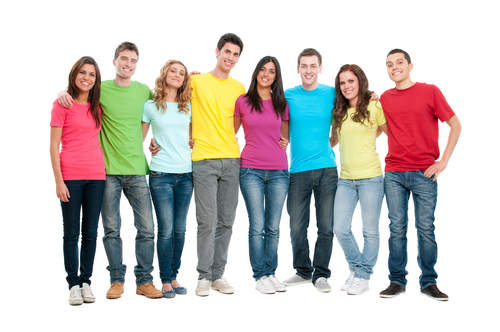
//> input picture 1.jpg, 500 x 332 px
$ ./facedetect 1.jpg   (built with g++ and OpenCV 4)
//> lines starting //> are read from the running program, lines starting //| are printed output that depends on the picture; after the words box and inside, x2 and y2 are one past the last pixel; in counts of white or black regions, pixels touching at a corner belong together
#include <stdio.h>
#include <iostream>
#include <stdlib.h>

#include <opencv2/core.hpp>
#include <opencv2/objdetect.hpp>
#include <opencv2/highgui.hpp>
#include <opencv2/imgproc.hpp>

using namespace std;

const string FACE_CASCADE = "haarcascade_frontalface_default.xml";
const string EYE_CASCADE = "haarcascade_eye.xml";

cv::CascadeClassifier loadClassifier(string filename);
cv::Mat loadImage(string filename);

int main(int argc, char** argv) {
	string input_name;

	// get the arguments
	if( argc == 2 ) {
		input_name = argv[1];
	} else {
		cerr << "Program requires one input file name." << endl;
		exit(0);
	}

	// load the face and eye classifiers
	cv::CascadeClassifier face_cascade = loadClassifier(FACE_CASCADE);
	cv::CascadeClassifier eye_cascade = loadClassifier(EYE_CASCADE);

	// load the input image from file
	cv::Mat img = loadImage(input_name);
//> in loadImage, img is the input picture: 332 rows x 500 cols, CV_8UC3; mean B, G, R 192.9, 195.8, 199.9

	// convert image to grayscale
	cv::Mat img_gray;
	cv::cvtColor(img, img_gray, cv::COLOR_BGR2GRAY);
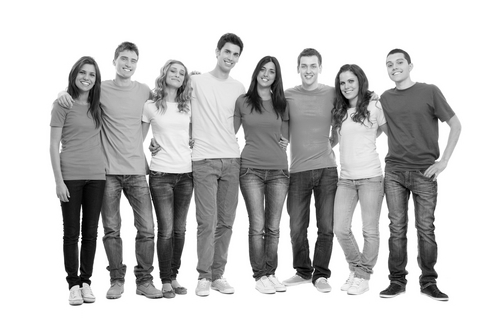
//> img_gray: 332 rows x 500 cols, CV_8UC1; min 0, max 255, mean 196.7
	// cv::imshow("Grayscale Image", img_gray);

	// detect faces in image
	vector<cv::Rect> faces;
	face_cascade.detectMultiScale(img_gray, faces, 1.3, 5);
//> faces = 3 Rects (x, y, width, height): [295, 56, 27, 27], [73, 63, 27, 27], [336, 73, 25, 25]

	cout << "No. of faces detected: " << faces.size() << endl;
//| No. of faces detected: 3

	for(int i = 0 ; i < faces.size() ; i++) {
		// draw rectangles for faces detected
		cv::rectangle(img, cv::Point(faces[i].x, faces[i].y), cv::Point(faces[i].x + faces[i].width, faces[i].y + faces[i].height), cv::Scalar(255, 0, 0), 2);

		// get roi for selected face
		cv::Mat roi = cv::Mat(img, faces[i]);
		cv::Mat roi_gray = cv::Mat(img_gray, faces[i]);

		// detect eyes in roi
		vector<cv::Rect> eyes;
		eye_cascade.detectMultiScale(roi_gray, eyes);

		printf("No. of eyes detected for face %d: %lu\n", i, eyes.size());

		// draw rectangles for eyes detected
		for(int j = 0 ; j < eyes.size() ; j++) {
			cv::rectangle(roi, cv::Point(eyes[j].x, eyes[j].y), cv::Point(eyes[j].x + eyes[j].width, eyes[j].y + eyes[j].height), cv::Scalar(0, 255, 0), 2);
		}
	}
//> this loop made 3 passes
//| No. of eyes detected for face 0: 0
//| No. of eyes detected for face 1: 0
//| No. of eyes detected for face 2: 0
//> pass 1, `cv::Mat roi = cv::Mat(img, faces[i]);`:
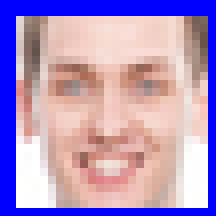
//> roi: 27 rows x 27 cols, CV_8UC3 (shown 8 times larger); mean B, G, R 194.7, 148.2, 175.7
//> pass 1, `cv::Mat roi_gray = cv::Mat(img_gray, faces[i]);`:
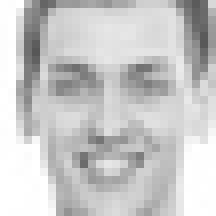
//> roi_gray: 27 rows x 27 cols, CV_8UC1 (shown 8 times larger); min 87, max 255, mean 201
//> pass 2, `cv::Mat roi = cv::Mat(img, faces[i]);`:
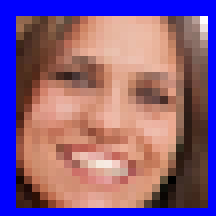
//> roi: 27 rows x 27 cols, CV_8UC3 (shown 8 times larger); mean B, G, R 132.1, 93.5, 134.2
//> pass 2, `cv::Mat roi_gray = cv::Mat(img_gray, faces[i]);`:
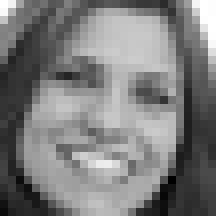
//> roi_gray: 27 rows x 27 cols, CV_8UC1 (shown 8 times larger); min 0, max 255, mean 124.6
//> after the loop:
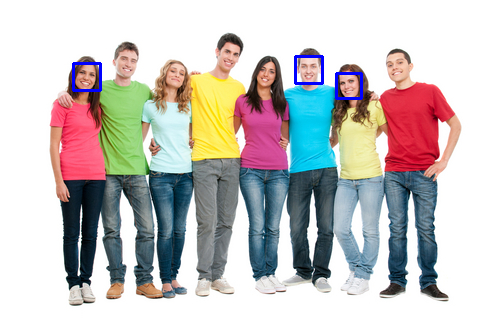
//> img: 332 rows x 500 cols, CV_8UC3; 0.56% of pixels changed, all inside (x1, y1, x2, y2) = (72, 55, 363, 100)

	cv::imshow("Face Detected Image", img);

	// end program
	cv::waitKey(0);
	cout << endl;
	return 0;
}


cv::CascadeClassifier loadClassifier(string filename) {
	cv::CascadeClassifier cascade;

	if( !cascade.load(filename) ) {
		cerr << "Unable to load cascade from file: " << filename << endl;
		exit(0);
	}

	cout << "Cascade loaded from file: " << filename << endl;

	return cascade;
}

cv::Mat loadImage(string filename) {
	cv::Mat img = cv::imread(filename, cv::IMREAD_COLOR);

	if( !img.data ) {
		cerr << "Unable to load image from file: " << filename << endl;
		exit(0);
	}

	cout << "Image loaded from file: " << filename << endl;
	// cv::imshow("Input Image", img);

	return img;
}

$ run again, on 3.jpg
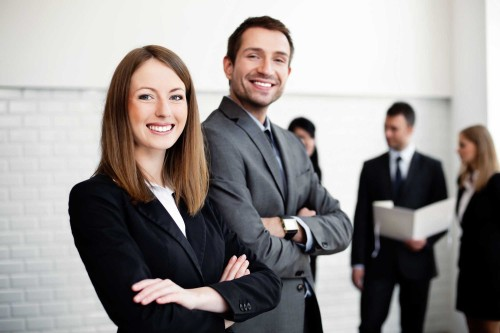
//> input picture 3.jpg, 500 x 333 px
//> in loadImage, img is the input picture: 333 rows x 500 cols, CV_8UC3; mean B, G, R 142.4, 143.5, 148.1
//> faces = 2 Rects (x, y, width, height): [230, 30, 69, 69], [122, 66, 78, 78]
//| No. of faces detected: 2
//> the loop `for(int i = 0 ; i < faces.size() ; i++)` made 2 passes
//| No. of eyes detected for face 0: 2
//| No. of eyes detected for face 1: 2
//> pass 1, `cv::Mat roi_gray = cv::Mat(img_gray, faces[i]);`:
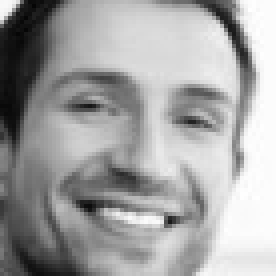
//> roi_gray: 69 rows x 69 cols, CV_8UC1 (shown 4 times larger); min 5, max 255, mean 162.5
//> after the loop `for(int i = 0 ; i < faces.size() ; i++)`:
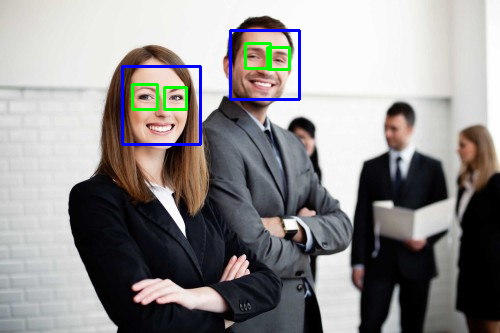
//> img: 333 rows x 500 cols, CV_8UC3; 1.71% of pixels changed, all inside (x1, y1, x2, y2) = (121, 29, 301, 146)
